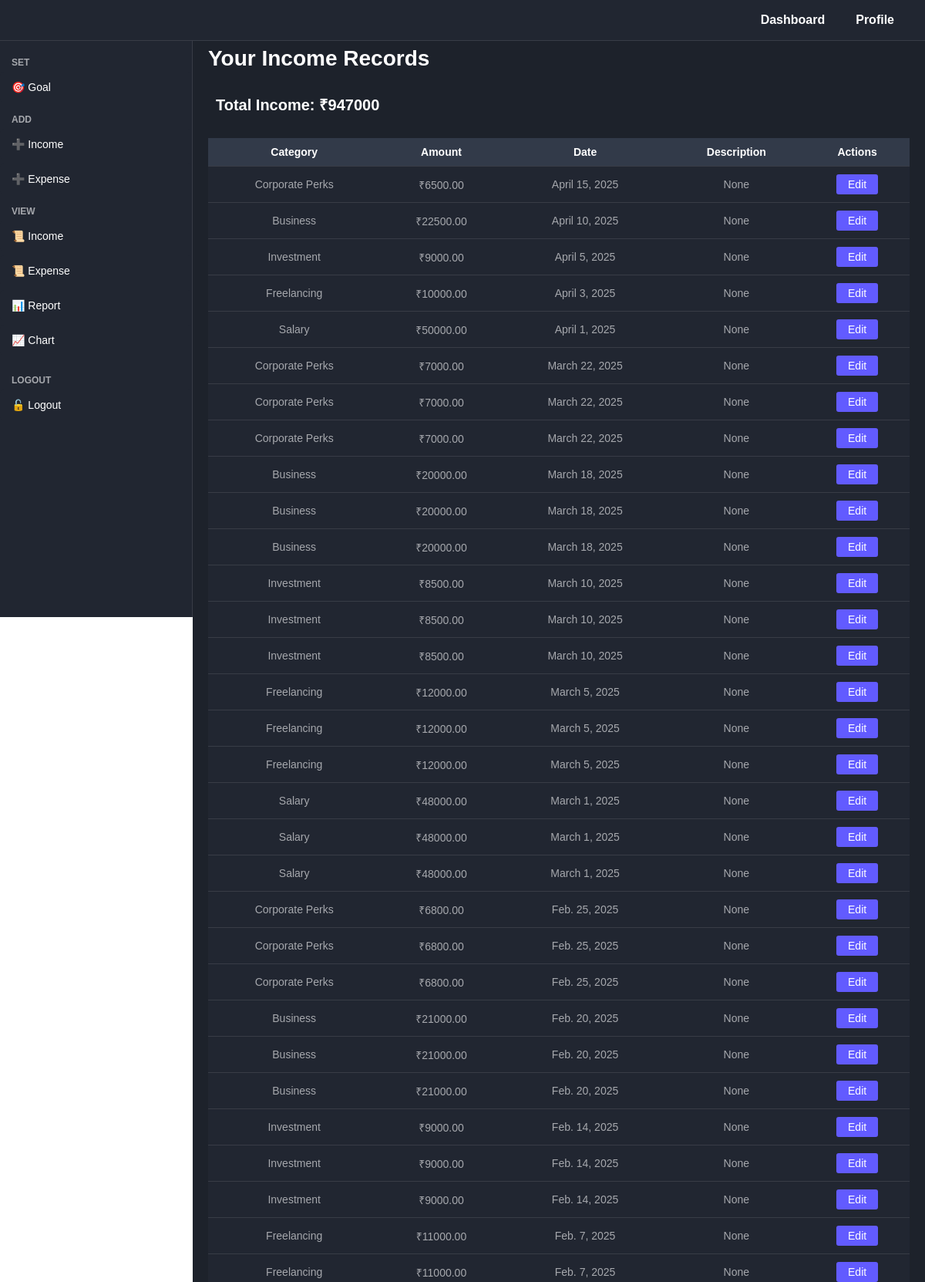
The page /view_income/ (signed in, upper part) on the database its author committed.
### tracker/models.py (models this page shows, shortened)
class Income(models.Model):
    user = models.ForeignKey(User, on_delete=models.CASCADE)  # Link to logged-in user
    category = models.ForeignKey('IncomeCategory', on_delete=models.SET_NULL, null=True)
    amount = models.DecimalField(max_digits=10, decimal_places=2)
    date = models.DateField()
    description = models.TextField(blank=True, null=True)

class IncomeCategory(models.Model):
    name = models.CharField(max_length=255, unique=True)

### tracker/views.py (the view)
# urls.py: path("view_income/", view_income_view, name="view_income"),
@login_required
def view_income_view(request):
    incomes = Income.objects.select_related('category').filter(user=request.user).order_by('-date')
    total_income = incomes.aggregate(Sum('amount'))['amount__sum'] or 0  # Sum of all income amounts
    return render(request, 'view_income.html', {'incomes': incomes, 'total_income': total_income})

### tracker/templates/view_income.html (shortened to what this page needs)
{% load static %}
<!DOCTYPE html>
<html lang="en">
  <head>
    <link rel="stylesheet" href="{% static 'css/view_income.css' %}" />
    <link rel="stylesheet" href="{% static 'css/sidebar.css' %}" />
    <link rel="stylesheet" href="{% static 'css/message.css' %}" />
  </head>
  <body>
    <div class="main-container">
      {% include "sidebar.html" %}
      <div class="content">
        <div class="container">
          <h2>Your Income Records</h2>
          <div class="total-income">
            <strong>Total Income: ₹{{ total_income }}</strong>
          </div>
          <table>
            <thead>
              <tr>
                <th>Category</th>
                <th>Amount</th>
                <th>Date</th>
                <th>Description</th>
                <th>Actions</th>
              </tr>
            </thead>
            <tbody>
              {% for income in incomes %}
              <tr>
                <td>{{ income.category.name }}</td>
                <td>₹{{ income.amount }}</td>
                <td>{{ income.date }}</td>
                <td>{{ income.description }}</td>
                <td>
                  <a href="{% url 'edit_income' income.id %}" class="edit-btn"
                    >Edit</a
                  >
                </td>
              </tr>
              {% empty %}
              <tr>
                <td colspan="5">No income records found.</td>
              </tr>
              {% endfor %}
            </tbody>
          </table>
        </div>
      </div>
    </div>
  </body>
</html>

### tracker/static/css/view_income.css (style rules this page uses)
* { margin: 0; padding: 0; box-sizing: border-box; font-family: Arial, sans-serif; }
.main-container { display: flex; height: 100vh; }
.content { flex-grow: 1; padding: 20px; margin-left: 250px; background: rgb(29 34 43); min-height: fit-content; }
.container { flex-grow: 1; width: 100%; margin: 0 auto; background: rgb(29 34 43); overflow: hidden; }
h2 { justify-content: flex-start; margin-bottom: 20px; font-size: 28px; font-weight: bold; color: white; }
.total-income { font-size: 20px; font-weight: bold; text-align: left; margin-bottom: 15px; color: white; padding: 10px; }
table { width: 100%; border-collapse: collapse; margin-top: 20px; }
th, td { padding: 10px; text-align: center; font-size: 14px; border-bottom: 1px solid rgb(56 60 70); }
th { background: #323a49; color: white; font-weight: bold; }
td { background-color: rgb(33 38 49); color: rgb(166 168 173); }
tr:nth-child(even) { background: #f9f9f9; }
.edit-btn { display: inline-block; padding: 5px 15px; background: #625bff; color: white; text-decoration: none; border: none; font-size: 14px; cursor: pointer; transition: 0.3s; border-radius: 3px; }

### tracker/static/css/sidebar.css (style rules this page uses)
.content { margin-left: 250px; padding: 20px; padding-top: 60px; }

### rows shown on the page
Income: category.name "Corporate Perks", amount "6500.00", date "April 15, 2025", description "None"
Income: category.name "Business", amount "22500.00", date "April 10, 2025", description "None"
Income: category.name "Investment", amount "9000.00", date "April 5, 2025", description "None"
Income: category.name "Freelancing", amount "10000.00", date "April 3, 2025", description "None"
Income: category.name "Salary", amount "50000.00", date "April 1, 2025", description "None"
Income: category.name "Corporate Perks", amount "7000.00", date "March 22, 2025", description "None"
Income: category.name "Corporate Perks", amount "7000.00", date "March 22, 2025", description "None"
Income: category.name "Corporate Perks", amount "7000.00", date "March 22, 2025", description "None"
Income: category.name "Business", amount "20000.00", date "March 18, 2025", description "None"
Income: category.name "Business", amount "20000.00", date "March 18, 2025", description "None"
Income: category.name "Business", amount "20000.00", date "March 18, 2025", description "None"
Income: category.name "Investment", amount "8500.00", date "March 10, 2025", description "None"
Income: category.name "Investment", amount "8500.00", date "March 10, 2025", description "None"
Income: category.name "Investment", amount "8500.00", date "March 10, 2025", description "None"
Income: category.name "Freelancing", amount "12000.00", date "March 5, 2025", description "None"
Income: category.name "Freelancing", amount "12000.00", date "March 5, 2025", description "None"
Income: category.name "Freelancing", amount "12000.00", date "March 5, 2025", description "None"
Income: category.name "Salary", amount "48000.00", date "March 1, 2025", description "None"
Income: category.name "Salary", amount "48000.00", date "March 1, 2025", description "None"
Income: category.name "Salary", amount "48000.00", date "March 1, 2025", description "None"
Income: category.name "Corporate Perks", amount "6800.00", date "Feb. 25, 2025", description "None"
Income: category.name "Corporate Perks", amount "6800.00", date "Feb. 25, 2025", description "None"
Income: category.name "Corporate Perks", amount "6800.00", date "Feb. 25, 2025", description "None"
Income: category.name "Business", amount "21000.00", date "Feb. 20, 2025", description "None"
Income: category.name "Business", amount "21000.00", date "Feb. 20, 2025", description "None"
Income: category.name "Business", amount "21000.00", date "Feb. 20, 2025", description "None"
Income: category.name "Investment", amount "9000.00", date "Feb. 14, 2025", description "None"
Income: category.name "Investment", amount "9000.00", date "Feb. 14, 2025", description "None"
Income: category.name "Investment", amount "9000.00", date "Feb. 14, 2025", description "None"
Income: category.name "Freelancing", amount "11000.00", date "Feb. 7, 2025", description "None"
Income: category.name "Freelancing", amount "11000.00", date "Feb. 7, 2025", description "None"

### other values the page prints
{{ total_income }} "947000"
